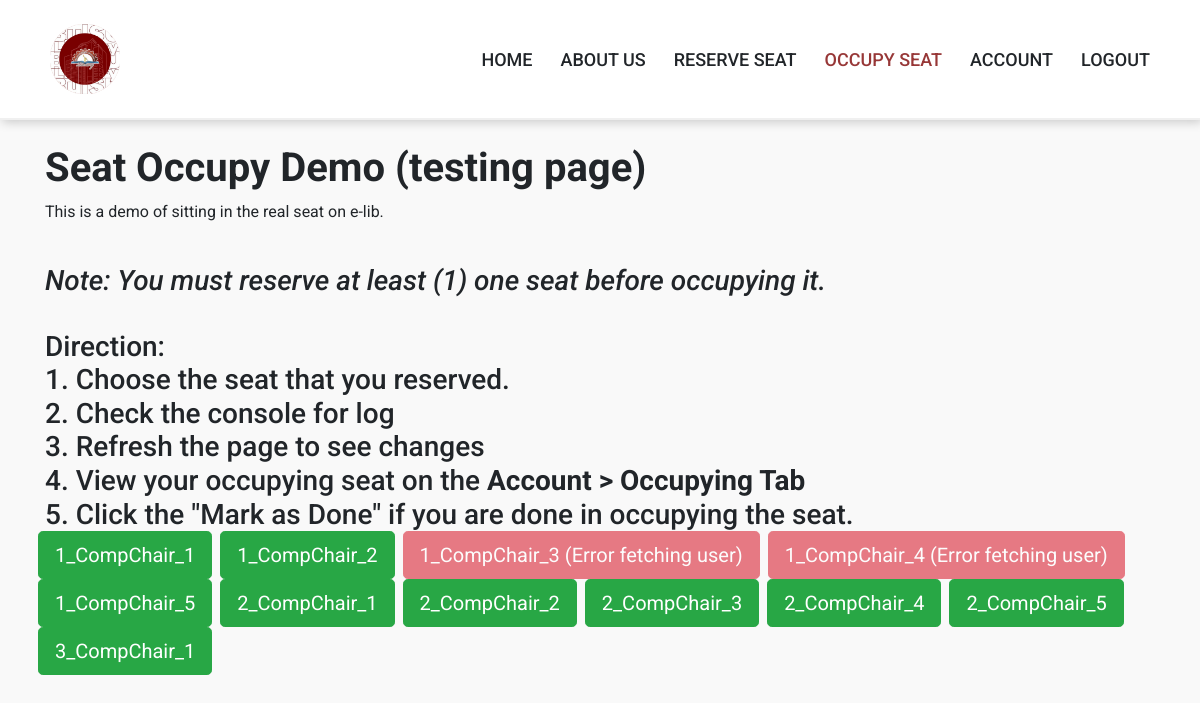
The app's page /occupy.php (signed in), older data.
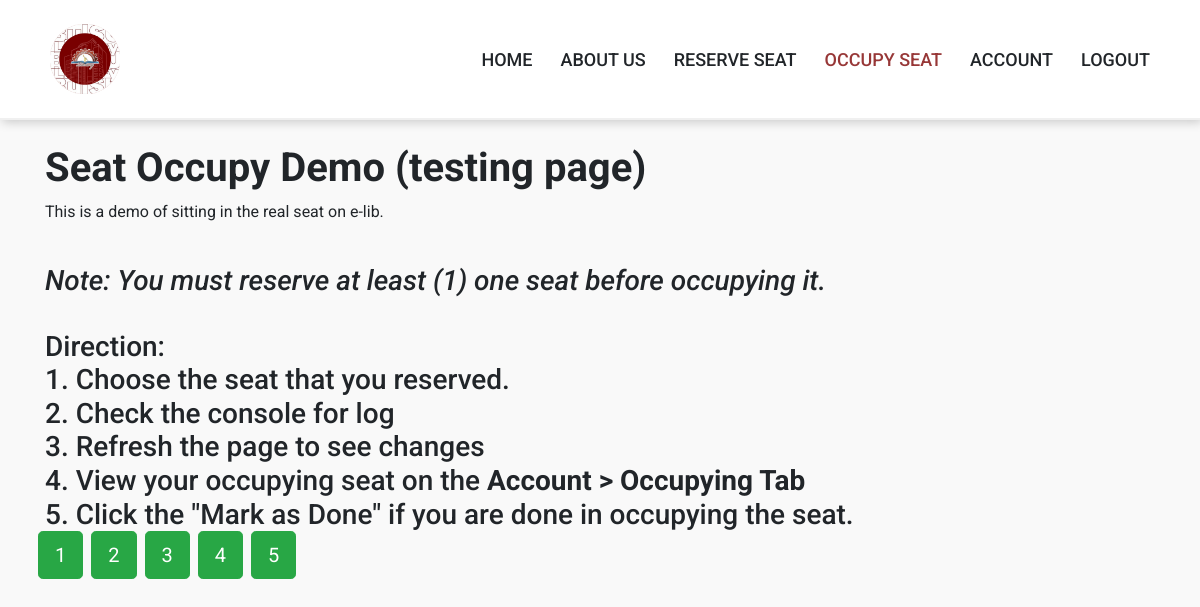
The same page, newer data.
### tables this page shows
CREATE TABLE `seat` (
  `seat_id` int(11) NOT NULL,
  `seat_number` varchar(50) DEFAULT NULL,
  `data_surface` varchar(255) NOT NULL,
  `status` varchar(50) DEFAULT NULL
);

### occupy.php (the view, shortened to what this page needs)
<?php
require 'php/connect.php';
?>
<!DOCTYPE html>
<html lang="en">
<head>
    <link rel="stylesheet" type="text/css" href="https://stackpath.bootstrapcdn.com/bootstrap/4.3.1/css/bootstrap.min.css">
    <link rel="stylesheet" href="https://stackpath.bootstrapcdn.com/font-awesome/4.7.0/css/font-awesome.min.css">
    <link rel="stylesheet" href="https://cdn.jsdelivr.net/npm/sweetalert2@11/dist/sweetalert2.min.css">
    <link rel="stylesheet" type="text/css" href="css/edit_profile.css" />
</head>
<body>
  <header class="header-outer">
    <div class="header-inner responsive-wrapper">
      <div class="header-logo">
        <img src="img/elib logo.png" class="icon">
      </div>
      <nav class="header-navigation">
        <a href="index.php">HOME</a>
        <a href="index.php#aboutus">ABOUT US</a>
        <a href="reserve.php">RESERVE SEAT</a>
        <a class="active" id="hidden" href="occupy.php">OCCUPY SEAT</a>
        <a id="hidden" href="profile.php">ACCOUNT</a>
        <a id="hidden" href="toLogout.php">LOGOUT</a>
      </nav>
    </div>
  </header>
<div class="container">
    <br>
    <h1><b>Seat Occupy Demo (testing page)</b></h1>
    <p> This is a demo of sitting in the real seat on e-lib. </p><br>
    <h3><i>Note: You must reserve at least (1) one seat before occupying it.</i></h3><br>
    <h3>Direction: <br>1. Choose the seat that you reserved. <br> 2. Check the console for log <br> 3. Refresh the page to see changes <br> 4. View your occupying seat on the <b>Account > Occupying Tab</b> <br> 5. Click the "Mark as Done" if you are done in occupying the seat.</</h3><br>
    <div class="row">
        <?php
        $sql = "SELECT * FROM seat";
        $result = mysqli_query($conn, $sql);
while ($row = mysqli_fetch_assoc($result)) {
    $seat_number = $row['seat_number'];
    $seat_id = $row['seat_id'];
    $status = $row['status'];
    if ($status == 1) {
        $occupying_user_query = "SELECT u.user_id
                                 FROM reservation r
                                 JOIN users u ON r.user_id = u.user_id
                                 WHERE r.seat_id = $seat_id AND r.isDone = 0";
        $occupying_user_result = mysqli_query($conn, $occupying_user_query);
        if ($occupying_user_result && mysqli_num_rows($occupying_user_result) > 0) {
            $user_row = mysqli_fetch_assoc($occupying_user_result);
            $occupying_user = $user_row['user_id'];
            echo "<button id='$seat_id' class='btn btn-dark ml-2 btn-lg disabled'> $seat_number (occupied by $occupying_user) </button>";
        } else {
            echo "<button id='$seat_id' class='btn btn-danger ml-2 btn-lg disabled'> $seat_number (Error fetching user)</button>";
        }
    } else {
        echo "<button id='$seat_id' onclick='occupySeat($seat_id)' class='btn btn-success ml-2 btn-lg'>$seat_number</button>";
    }
}
        ?>
    </div>
</div>
</body>
</html>

### styles/edit_profile.css (style rules this page uses)
* { box-sizing: border-box; }
:root { --header-outer-height: 110px; --header-inner-height: 70px; --header-height-difference: calc( var(--header-outer-height) - var(--header-inner-height) ); --header-bg: #fff; }
*, *:after, *:before { box-sizing: border-box; }
:root { --header-outer-height: 110px; --header-inner-height: 70px; --header-height-difference: calc( var(--header-outer-height) - var(--header-inner-height) ); --header-bg: #fff; --header-outer-height: 120px; --header-inner-height: 70px; --header-height-difference: calc( var(--header-outer-height) - var(--header-inner-height) ); --header-bg: #fff; }
.responsive-wrapper { width: 90%; max-width: 1280px; margin-left: auto; margin-right: auto; }
:root { --header-outer-height: 120px; --header-inner-height: 70px; --header-height-difference: calc( var(--header-outer-height) - var(--header-inner-height) ); --header-bg: #fff; }
.responsive-wrapper { width: 100%; max-width: 100%; margin-left: auto; margin-right: auto; }
.header-logo img { height: 70px; width: 70px; margin-left: 50px; }
.header-outer { border-bottom: 2px solid #f0f0f0; z-index: 2; height: var(--header-outer-height); position: sticky; top: calc( var(--header-height-difference) * -1 ); display: flex; align-items: center; background-color: var(--header-bg); box-shadow: 2px 2px 10px rgba(0, 0, 0, 0.2); }
.header-inner { height: var(--header-inner-height); position: sticky; top: 0; display: flex; align-items: center; justify-content: space-between; }
.header-navigation { display: flex; flex-wrap: wrap; margin-right: 50px; }
.header-navigation a, .header-navigation button { font-size: 1.125rem; color: inherit; margin-left: 1.75rem; position: relative; font-weight: 500; }
.header-navigation a { display: none; font-size: 1.125rem; color: inherit; text-decoration: none; }
.header-navigation a:after, .header-navigation button:after { transition: 0.25s ease; content: ""; display: block; width: 100%; height: 2px; background-color: currentcolor; transform: scalex(0); position: absolute; bottom: -2px; left: 0; color: #e1e8ee; }
.header-navigation a.active { transform: scalex(1); color: rgb(151, 55, 55); }
@media (min-width: 800px) { .header-navigation a { display: inline-block; } }
body { background: #f9f9f9; font-family: "Roboto", sans-serif; }

Row changes from the older to the newer data that the page shows:
removed seat: seat_number "2_CompChair_1"
removed seat: seat_number "2_CompChair_2"
removed seat: seat_number "2_CompChair_3"
removed seat: seat_number "2_CompChair_4"
removed seat: seat_number "2_CompChair_5"
removed seat: seat_number "3_CompChair_1"
changed seat (number 1 of 5 on the later page): seat_number "1_CompChair_1" → "1"
changed seat (number 2 of 5 on the later page): seat_number "1_CompChair_2" → "2"
changed seat (number 3 of 5 on the later page): status "1" → "0" (drawn); seat_number "1_CompChair_3" → "3"
changed seat (number 4 of 5 on the later page): status "1" → "0" (drawn); seat_number "1_CompChair_4" → "4"
changed seat (number 5 of 5 on the later page): seat_number "1_CompChair_5" → "5"
